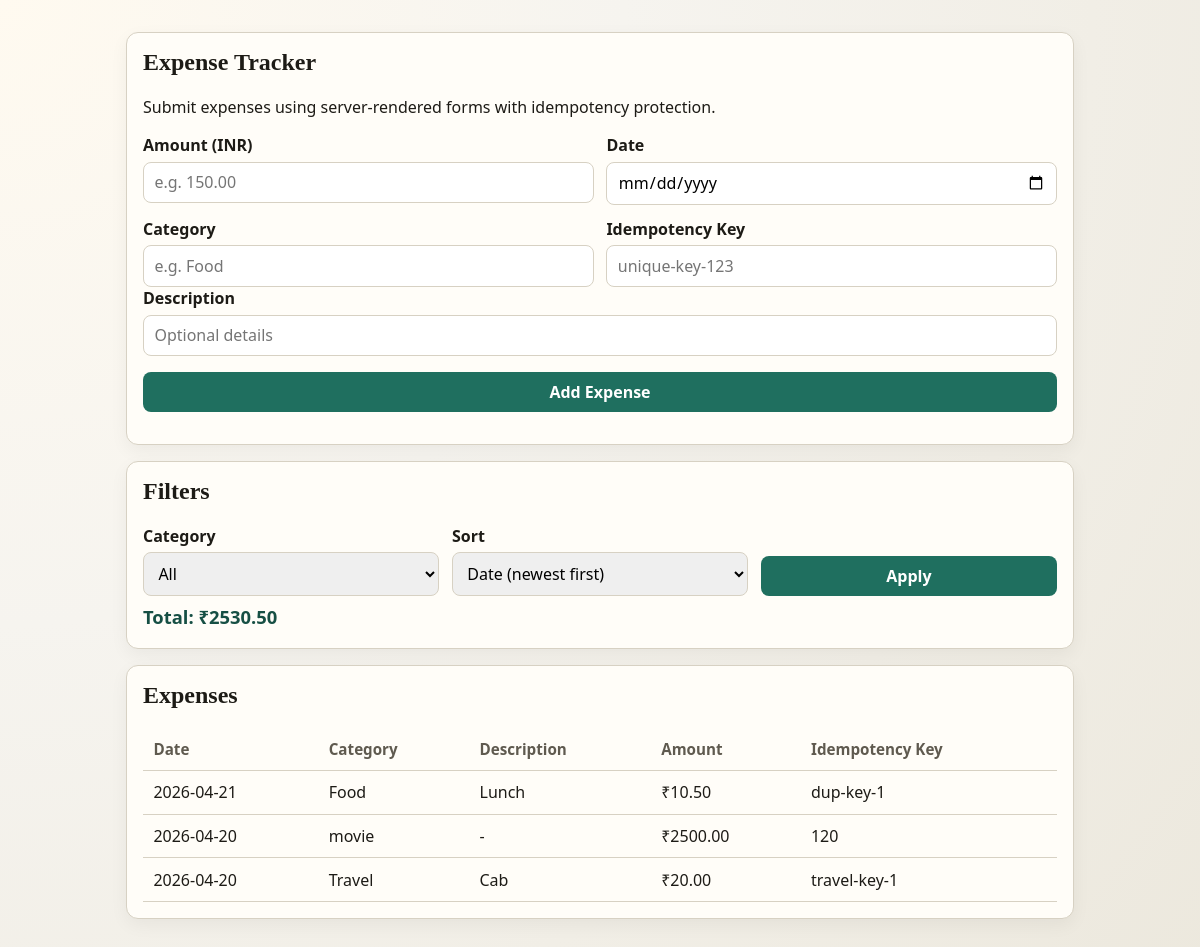
/expenses, run on the app's committed database.
### tables this page shows
CREATE TABLE expenses (
    id TEXT PRIMARY KEY,
    amount INTEGER NOT NULL,
    category TEXT NOT NULL,
    description TEXT,
    date DATE NOT NULL,
    created_at TIMESTAMP NOT NULL DEFAULT CURRENT_TIMESTAMP,
    idempotency_key TEXT NOT NULL UNIQUE
);

### app.py (the view)
@app.get("/expenses")
def list_expenses() -> Any:
    selected_category = request.args.get("category", "").strip()
    sort = request.args.get("sort", "date_desc").strip()
    query = (
        "SELECT id, amount, category, description, date, created_at, idempotency_key "
        "FROM expenses"
    )
    params: list[Any] = []
    if selected_category:
        query += " WHERE category = ?"
        params.append(selected_category)
    if sort == "date_asc":
        query += " ORDER BY date ASC, created_at ASC"
    else:
        sort = "date_desc"
        query += " ORDER BY date DESC, created_at DESC"
    with get_connection() as conn:
        expenses = conn.execute(query, params).fetchall()
        categories = conn.execute(
            "SELECT DISTINCT category FROM expenses ORDER BY category ASC"
        ).fetchall()
    total_cents = sum(row["amount"] for row in expenses)
    return render_template(
        "index.html",
        expenses=expenses,
        categories=[row["category"] for row in categories],
        selected_category=selected_category,
        sort=sort,
        total_cents=total_cents,
        message=request.args.get("message", ""),
        error=request.args.get("error", ""),
    )

### app.py (called while the page is built)
def get_connection() -> sqlite3.Connection:
    conn = sqlite3.connect(DB_PATH)
    conn.row_factory = sqlite3.Row
    return conn

def format_rupees(amount_cents: int) -> str:
    value = Decimal(amount_cents) / Decimal("100")
    return f"{value:.2f}"

@app.template_filter("inr")
def inr_filter(amount_cents: int) -> str:
    return f"\u20b9{format_rupees(amount_cents)}"

### templates/index.html (shortened to what this page needs)
<!doctype html>
<html lang="en">
<head>
    <link rel="stylesheet" href="{{ url_for('static', filename='style.css') }}">
</head>
<body>
    <main class="container">
        <section class="card">
            <h1>Expense Tracker</h1>
            <p>Submit expenses using server-rendered forms with idempotency protection.</p>
            <form action="{{ url_for('create_expense') }}" method="post">
                <div class="row">
                    <div>
                        <label for="amount">Amount (INR)</label>
                        <input id="amount" name="amount" type="number" min="0" step="0.01" placeholder="e.g. 150.00" required>
                    </div>
                    <div>
                        <label for="date">Date</label>
                        <input id="date" name="date" type="date" required>
                    </div>
                    <div>
                        <label for="category">Category</label>
                        <input id="category" name="category" type="text" placeholder="e.g. Food" required>
                    </div>
                    <div>
                        <label for="idempotency_key">Idempotency Key</label>
                        <input id="idempotency_key" name="idempotency_key" type="text" placeholder="unique-key-123" required>
                    </div>
                </div>
                <div>
                    <label for="description">Description</label>
                    <input id="description" name="description" type="text" placeholder="Optional details">
                </div>
                <p><button type="submit">Add Expense</button></p>
            </form>
        </section>
        <section class="card">
            <h2>Filters</h2>
            <form action="{{ url_for('list_expenses') }}" method="get" class="toolbar">
                <div>
                    <label for="filter_category">Category</label>
                    <select id="filter_category" name="category">
                        <option value="">All</option>
                    </select>
                </div>
                <div>
                    <label for="sort">Sort</label>
                    <select id="sort" name="sort">
                        <option value="date_desc" {% if sort == 'date_desc' %}selected{% endif %}>Date (newest first)</option>
                    </select>
                </div>
                <div>
                    <button type="submit">Apply</button>
                </div>
            </form>
            <p class="total">Total: {{ total_cents | inr }}</p>
        </section>
        <section class="card">
            <h2>Expenses</h2>
            {% if expenses %}
            <table>
                <thead>
                    <tr>
                        <th>Date</th>
                        <th>Category</th>
                        <th>Description</th>
                        <th>Amount</th>
                        <th>Idempotency Key</th>
                    </tr>
                </thead>
                <tbody>
                    {% for expense in expenses %}
                    <tr>
                        <td>{{ expense['date'] }}</td>
                        <td>{{ expense['category'] }}</td>
                        <td>{{ expense['description'] or '-' }}</td>
                        <td>{{ expense['amount'] | inr }}</td>
                        <td>{{ expense['idempotency_key'] }}</td>
                    </tr>
                    {% endfor %}
                </tbody>
            </table>
            {% else %}
            <p class="empty">No expenses found for the current filter.</p>
            {% endif %}
        </section>
    </main>
</body>
</html>

### static/style.css (style rules this page uses)
:root { --bg: #f6f4ef; --card: #fffdf8; --text: #1d1b16; --muted: #5f5a4f; --line: #d7d1c3; --accent: #1f6f5f; --accent-2: #164f44; }
* { box-sizing: border-box; }
body { margin: 0; font-family: "Source Sans 3", "Segoe UI", sans-serif; background: radial-gradient(circle at top left, #fffaf0 0%, var(--bg) 40%, #ece8dd 100%); color: var(--text); }
.container { max-width: 980px; margin: 2rem auto; padding: 0 1rem 2rem; }
h1, h2 { font-family: "Merriweather", Georgia, serif; margin-top: 0; }
.card { background: var(--card); border: 1px solid var(--line); border-radius: 12px; padding: 1rem; margin-bottom: 1rem; box-shadow: 0 6px 18px rgba(15, 15, 15, 0.05); }
.row { display: grid; grid-template-columns: repeat(2, minmax(0, 1fr)); gap: 0.8rem; }
label { display: block; font-weight: 600; margin-bottom: 0.35rem; }
input, select, button { width: 100%; padding: 0.55rem 0.65rem; border-radius: 8px; border: 1px solid var(--line); font: inherit; }
button { background: var(--accent); color: #fff; border: none; cursor: pointer; font-weight: 700; }
.toolbar { display: flex; align-items: flex-end; gap: 0.8rem; flex-wrap: wrap; }
.toolbar > div { flex: 1; min-width: 180px; }
.total { font-size: 1.15rem; font-weight: 700; color: var(--accent-2); margin: 0.5rem 0 0.2rem; }
table { width: 100%; border-collapse: collapse; }
th, td { border-bottom: 1px solid var(--line); padding: 0.65rem; text-align: left; }
th { font-size: 0.95rem; color: var(--muted); }

### data on the page
expenses: date "2026-04-21", category "Food", description "Lunch", amount|inr "₹10.50", idempotency_key "dup-key-1"
expenses: date "2026-04-20", category "movie", description "-", amount|inr "₹2500.00", idempotency_key "120"
expenses: date "2026-04-20", category "Travel", description "Cab", amount|inr "₹20.00", idempotency_key "travel-key-1"

### other printed values
{{ total_cents | inr }} "₹2530.50"
